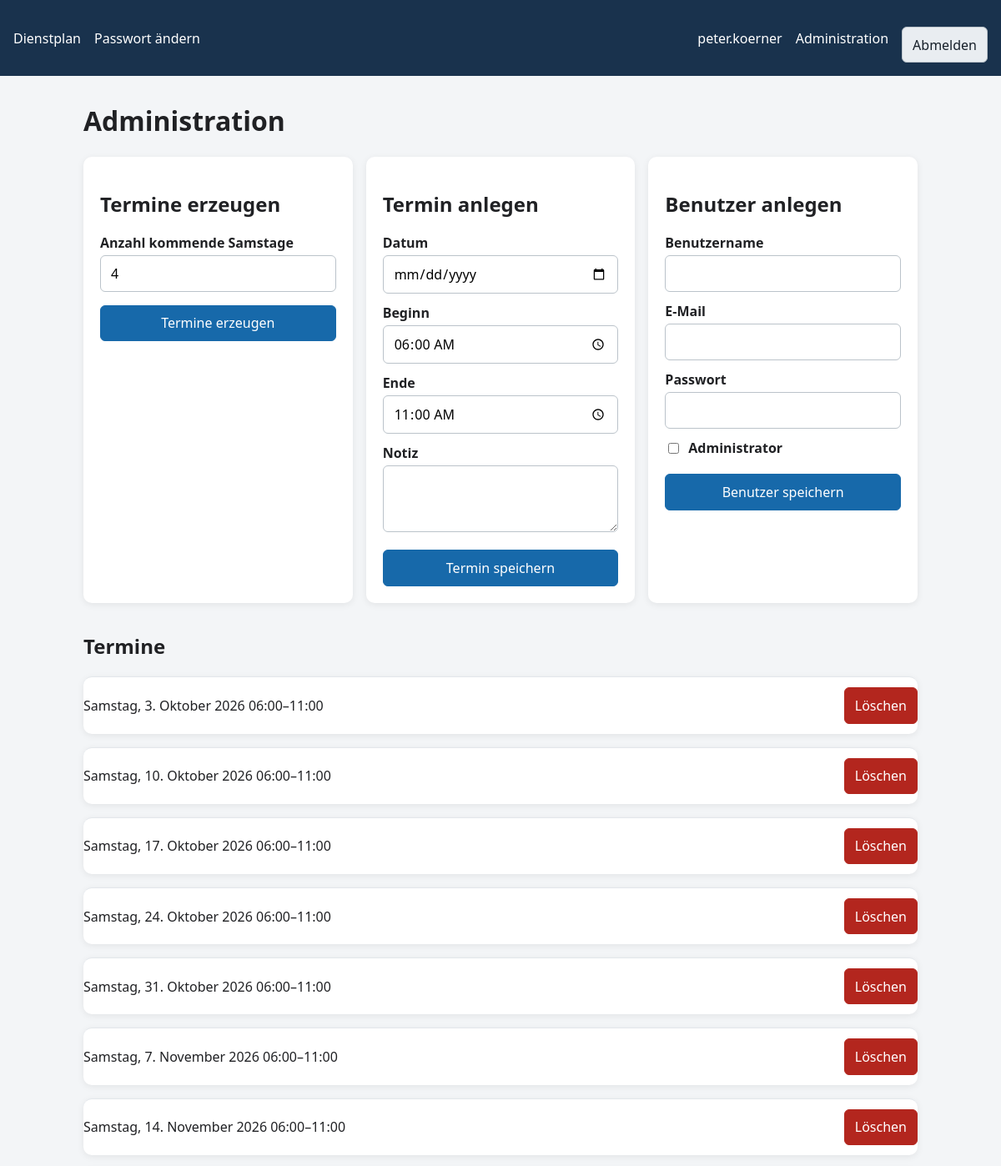
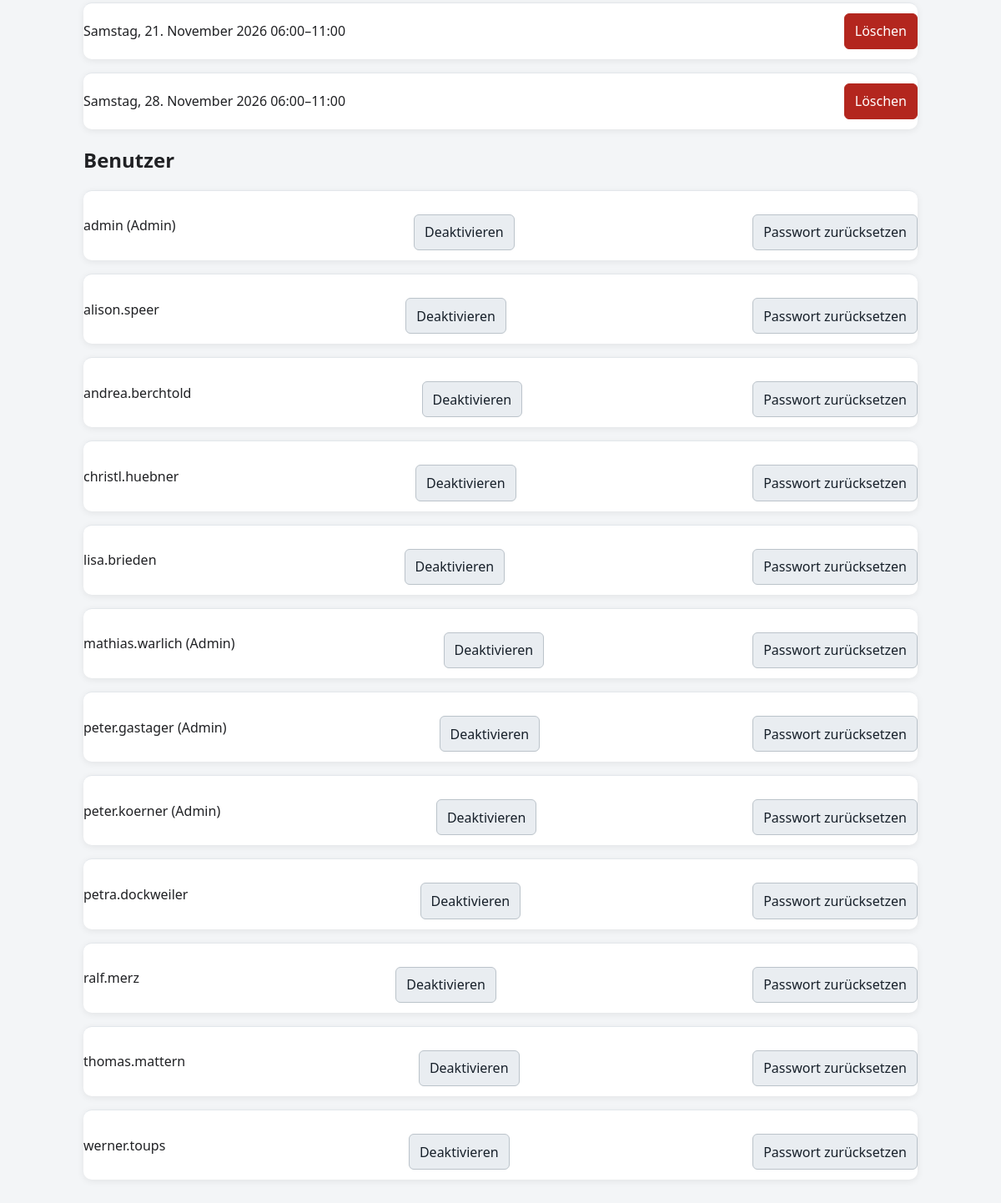
/admin (signed in), run on the app's committed database (2 pictures, top to bottom).
### app/models.py (models this page shows, shortened)
class User(db.Model):
    __tablename__ = "users"
    id = db.Column(db.Integer, primary_key=True)
    username = db.Column(db.String(80), unique=True, nullable=False, index=True)
    email = db.Column(db.String(255), nullable=True)
    password_hash = db.Column(db.String(255), nullable=False)
    is_active = db.Column(db.Boolean, nullable=False, default=True)
    is_admin = db.Column(db.Boolean, nullable=False, default=False)
    created_at = db.Column(db.DateTime, default=datetime.utcnow, nullable=False)
    updated_at = db.Column(
        db.DateTime,
        default=datetime.utcnow,
        onupdate=datetime.utcnow,
        nullable=False,
    )
    assignments = db.relationship(
        "Assignment",
        back_populates="user",
        cascade="all, delete-orphan",
    )

class Shift(db.Model):
    __tablename__ = "shifts"
    id = db.Column(db.Integer, primary_key=True)
    date = db.Column(db.Date, nullable=False, index=True)
    start_time = db.Column(db.String(5), nullable=False, default="06:00")
    end_time = db.Column(db.String(5), nullable=False, default="11:00")
    note = db.Column(db.Text, nullable=True)
    created_at = db.Column(db.DateTime, default=datetime.utcnow, nullable=False)
    updated_at = db.Column(
        db.DateTime,
        default=datetime.utcnow,
        onupdate=datetime.utcnow,
        nullable=False,
    )
    assignments = db.relationship(
        "Assignment",
        back_populates="shift",
        cascade="all, delete-orphan",
    )

### app/__init__.py (the view, shortened to what this page needs)
    @app.route("/admin", methods=["GET", "POST"])
    @admin_required
    def admin():
        shifts = Shift.query.order_by(Shift.date.asc()).all()
        users = User.query.order_by(User.username.asc()).all()
        return render_template(
            "admin.html",
            shifts=shifts,
            users=users,
        )

### app/__init__.py (called while the page is built)
def current_user():
    user_id = session.get("user_id")
    if not user_id:
        return None
    return db.session.get(User, user_id)

### app/templates/admin.html (shortened to what this page needs)
{% extends "base.html" %}
{% block content %}
<h1>Administration</h1>
<div class="grid">
    <section class="card">
        <h2>Termine erzeugen</h2>
        <form method="post">
            <label for="amount">Anzahl kommende Samstage</label>
            <input id="amount" name="amount" type="number"
                   min="1" max="52" value="4">
            <button class="primary" type="submit">
                Termine erzeugen
            </button>
        </form>
    </section>
    <section class="card">
        <h2>Termin anlegen</h2>
        <form method="post">
            <label>Datum</label>
            <input name="date" type="date" required>
            <label>Beginn</label>
            <input name="start_time" type="time"
                   value="06:00" required>
            <label>Ende</label>
            <input name="end_time" type="time"
                   value="11:00" required>
            <label>Notiz</label>
            <textarea name="note"></textarea>
            <button class="primary" type="submit">
                Termin speichern
            </button>
        </form>
    </section>
    <section class="card">
        <h2>Benutzer anlegen</h2>
        <form method="post">
            <label>Benutzername</label>
            <input name="username" minlength="3" required>
            <label>E-Mail</label>
            <input name="email" type="email">
            <label>Passwort</label>
            <input name="password" type="password"
                   minlength="12" required>
            <label class="checkbox">
                <input name="is_admin" type="checkbox">
                Administrator
            </label>
            <button class="primary" type="submit">
                Benutzer speichern
            </button>
        </form>
    </section>
</div>
<h2>Termine</h2>
{% for shift in shifts %}
<div class="card admin-row">
    <span>
        {{ shift.date|german_date }}
        {{ shift.start_time }}–{{ shift.end_time }}
    </span>
    <form method="post">
        <button class="danger" type="submit"
                onclick="return confirm('Termin löschen?')">
            Löschen
        </button>
    </form>
</div>
{% endfor %}
<h2>Benutzer</h2>
{% for user in users %}
<div class="card admin-row">
    <span>
        {{ user.username }}
        {% if user.is_admin %}(Admin){% endif %}
    </span>
    <form method="post">
        <button type="submit">
            {% if user.is_active %}Deaktivieren{% else %}Aktivieren{% endif %}
        </button>
    </form>
    <form method="post"
          onsubmit="return confirm('Passwort für diesen Benutzer zurücksetzen?')">
        <button type="submit">
            Passwort zurücksetzen
        </button>
    </form>
</div>
{% endfor %}
{% endblock %}

### app/templates/base.html (shortened to what this page needs)
<!doctype html>
<html lang="de">
<head>
    <link rel="stylesheet"
          href="{{ url_for('static', filename='style.css') }}">
</head>
<body>
<nav class="navbar">
    <a href="{{ url_for('schedule') }}">Dienstplan</a>
    {% if current_user %}
        <a href="{{ url_for('profile') }}">Passwort ändern</a>
        <span>{{ current_user.username }}</span>
        {% if current_user.is_admin %}
            <a href="{{ url_for('admin') }}">Administration</a>
        {% endif %}
        <form method="post" action="{{ url_for('logout') }}">
            <button type="submit">Abmelden</button>
        </form>
    {% endif %}
</nav>
<main class="container">
    {% block content %}{% endblock %}
</main>
</body>
</html>

### app/static/style.css (style rules this page uses)
:root { font-family: system-ui, sans-serif; color: #202124; background: #f3f5f7; }
* { box-sizing: border-box; }
body { margin: 0; }
.navbar { display: flex; gap: 1rem; align-items: center; padding: 1rem; color: white; background: #19324d; }
.navbar a { color: white; text-decoration: none; }
.navbar span { margin-left: auto; }
.container { width: min(100% - 2rem, 1000px); margin: 2rem auto; }
.card { padding: 1.25rem; margin-bottom: 1rem; background: white; border-radius: 10px; box-shadow: 0 2px 8px #00000012; }
.grid { display: grid; grid-template-columns: repeat(auto-fit, minmax(280px, 1fr)); gap: 1rem; }
label { display: block; margin-top: .8rem; margin-bottom: .25rem; font-weight: 600; }
input, textarea, button, .button { width: 100%; min-height: 2.5rem; padding: .6rem .75rem; font: inherit; border: 1px solid #bbc3ca; border-radius: 6px; }
textarea { min-height: 80px; resize: vertical; }
button, .button { cursor: pointer; margin-top: 1rem; text-align: center; text-decoration: none; background: #e9edf1; color: #17202a; }
.primary { color: white; background: #1769aa; border-color: #1769aa; }
.danger { width: auto; min-height: 2rem; margin: 0 0 0 .75rem; color: white; background: #b3261e; border-color: #b3261e; }
.assignment, .admin-row { display: flex; gap: .75rem; align-items: center; justify-content: space-between; padding: .75rem 0; border-top: 1px solid #e3e7eb; }
.checkbox { display: flex; gap: .5rem; align-items: center; }
.checkbox input { width: auto; min-height: auto; }

### data on the page
User: username "peter.koerner", is_admin "(Admin)", is_active "Deaktivieren"
Shift: date|german_date "Samstag, 3. Oktober 2026", start_time "06:00", end_time "11:00"
Shift: date|german_date "Samstag, 10. Oktober 2026", start_time "06:00", end_time "11:00"
Shift: date|german_date "Samstag, 17. Oktober 2026", start_time "06:00", end_time "11:00"
Shift: date|german_date "Samstag, 24. Oktober 2026", start_time "06:00", end_time "11:00"
Shift: date|german_date "Samstag, 31. Oktober 2026", start_time "06:00", end_time "11:00"
Shift: date|german_date "Samstag, 7. November 2026", start_time "06:00", end_time "11:00"
Shift: date|german_date "Samstag, 14. November 2026", start_time "06:00", end_time "11:00"
Shift: date|german_date "Samstag, 21. November 2026", start_time "06:00", end_time "11:00"
Shift: date|german_date "Samstag, 28. November 2026", start_time "06:00", end_time "11:00"
User: username "admin", is_admin "(Admin)", is_active "Deaktivieren"
User: username "alison.speer", is_active "Deaktivieren"
User: username "andrea.berchtold", is_active "Deaktivieren"
User: username "christl.huebner", is_active "Deaktivieren"
User: username "lisa.brieden", is_active "Deaktivieren"
User: username "mathias.warlich", is_admin "(Admin)", is_active "Deaktivieren"
User: username "peter.gastager", is_admin "(Admin)", is_active "Deaktivieren"
User: username "petra.dockweiler", is_active "Deaktivieren"
User: username "ralf.merz", is_active "Deaktivieren"
User: username "thomas.mattern", is_active "Deaktivieren"
User: username "werner.toups", is_active "Deaktivieren"
